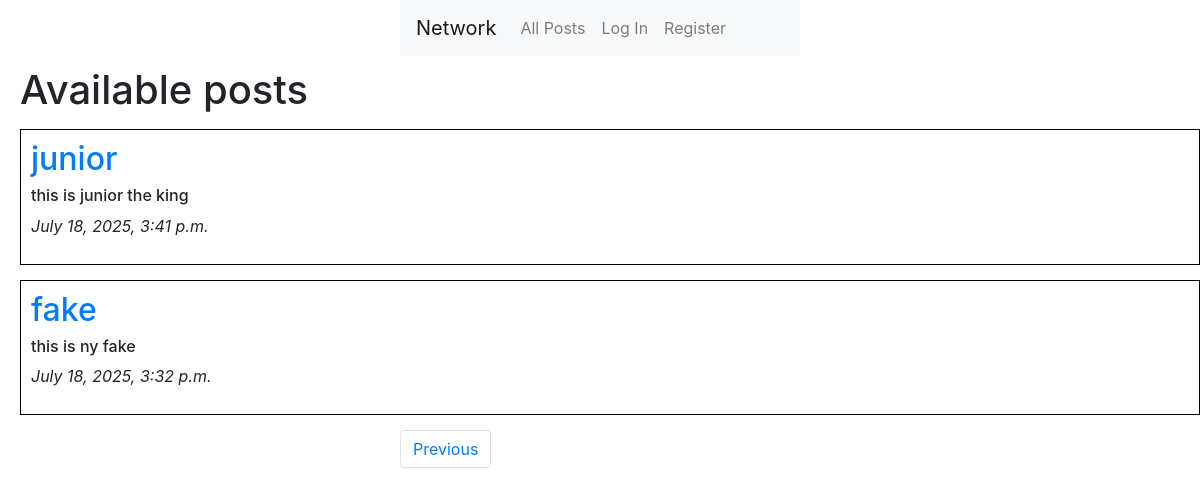
Page /?page=2 on the earlier database version.
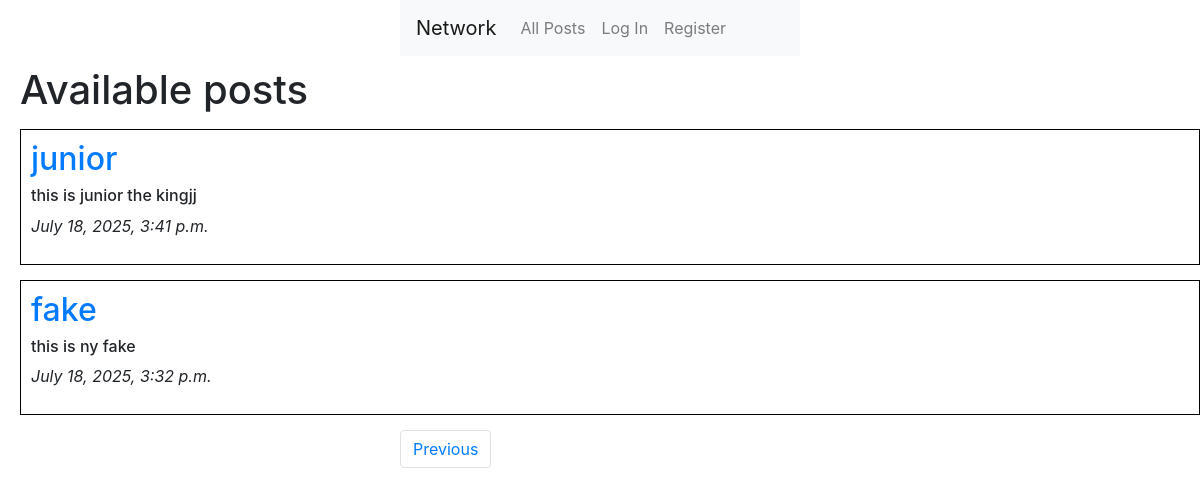
Same page on the later database version.
### network/models.py (models this page shows, shortened)
class Posts(models.Model):
    content = models.CharField(max_length=164)
    user = models.ForeignKey(User, on_delete=models.CASCADE, related_name="author")
    date = models.DateTimeField(auto_now_add=True)

class User(AbstractUser):
    pass

### network/views.py (the view)
# urls.py: path("", views.index, name="index"),
def index(request):
    posts = Posts.objects.all().order_by('id').reverse()
    pagi = Paginator(posts, 10)
    paginumber = request.GET.get('page')
    pagePosts = pagi.get_page(paginumber)
    likes = Like.objects.all()
    liked = []
    try:
        for like in likes:
            if like.user.id == request.user.id:
                liked.append(like.post.id)
    except:
        liked=[]
    context = {
        "liked":liked,
        "posts":posts,
        "pagePosts":pagePosts
    }
    return render(request, "network/index.html", context)

### network/templates/network/index.html (shortened to what this page needs)
{% extends "network/layout.html" %}
{% block body %}
    <div class="main">
            <h1>Available posts</h1>
            <div>
                {%for post in pagePosts %}
                <div class="available_post">
                    <h2><a href="{%url 'profile' user_id=post.user.id%}">{{post.user}}</a></h2>
                    <h6 id="content_{{post.id}}">{{post.content}}</h6>
                    <p><i>{{post.date}}</i></p>
                            </div>
                            {%endfor%}
                        </div>
                    </div>
    <nav aria-label="Page navigation example">
        <ul class="pagination">
            {%if pagePosts.has_previous %}
               <li class="page-item"><a class="page-link" href="?page={{pagePosts.previous_page_number}}">Previous</a></li>
            {%endif%}
        </ul>
    </nav>
{% endblock %}

Differences in the rows shown:
changed Posts "junior": content "this is junior the king" → "this is junior the kingjj"
